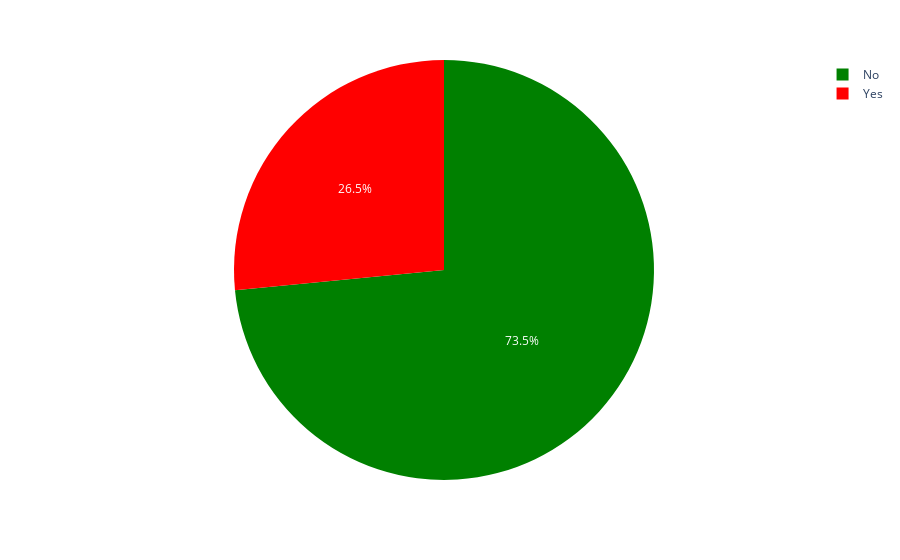

Notebook cell for this chart:
### Markdown cell above
# Data Visualization

### Code cell
import plotly.express as px

fig = px.pie(telcom,names='Churn',color='Churn',
             color_discrete_map={'Yes':'red',
                                 'No':'green'})
fig.show()

### Figure 1 — Plotly figure (JSON) as saved in the notebook; plotly's stock layout.template omitted (floating-point values rounded to 4 significant figures; data arrays with more than 128 entries replaced by an {"elided": "..."} marker saying what was removed)
{"data": [{"customdata": {"elided": "7043x1 str values"}, "domain": {"x": [0, 1], "y": [0, 1]}, "hovertemplate": "Churn=%{customdata[0]}<extra></extra>", "labels": {"elided": "7043 str values"}, "legendgroup": "", "marker": {"colors": {"elided": "7043 str values"}}, "name": "", "showlegend": true, "type": "pie"}], "layout": {"autosize": true, "legend": {"tracegroupgap": 0}, "margin": {"t": 60}}}
